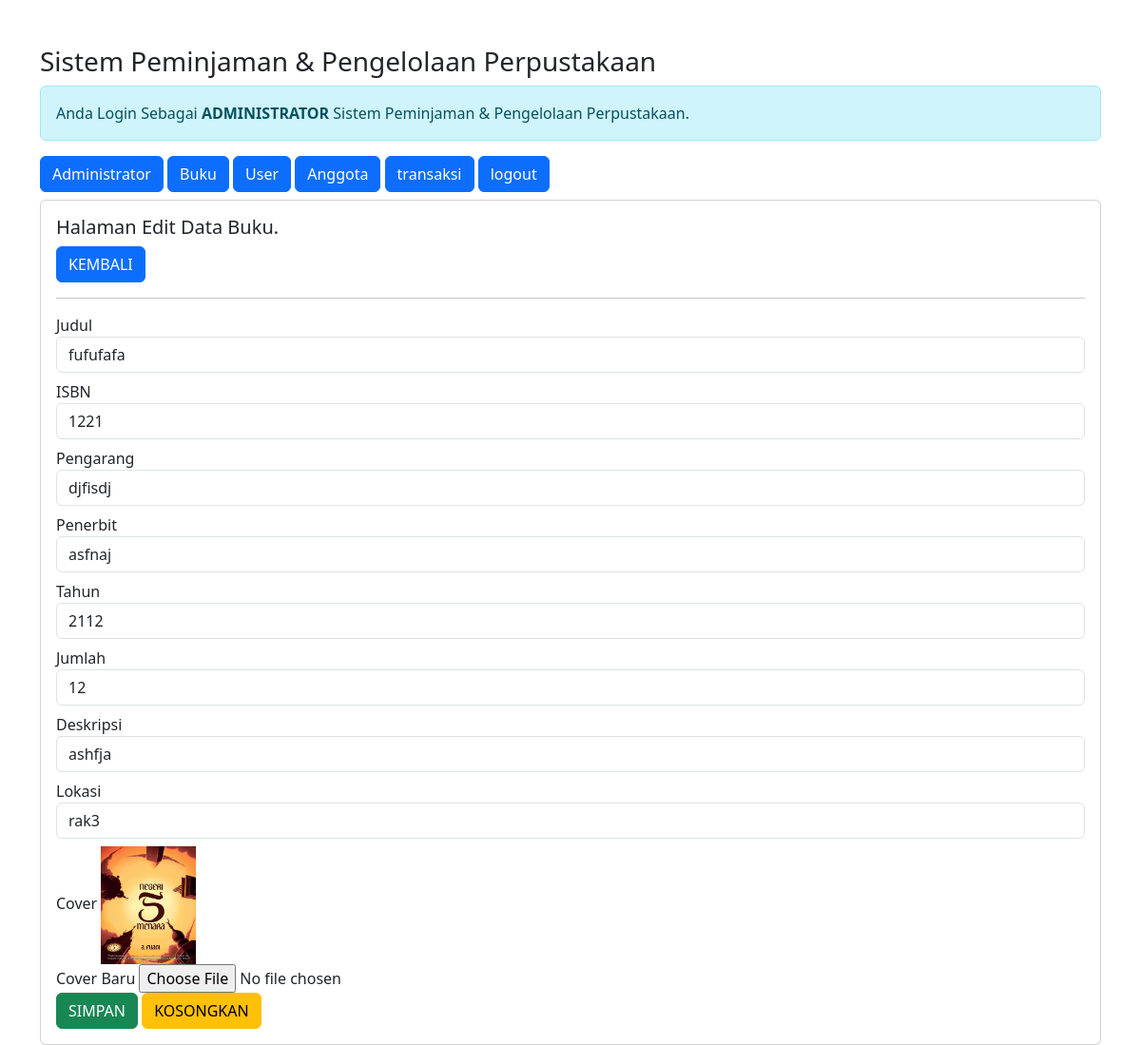
The app's page /admin/admin.php?url=edit-buku&id_buku=26 (signed in) with its own data.
### tables this page shows
CREATE TABLE `buku` (
  `id_buku` int(10) NOT NULL,
  `judul` varchar(255) NOT NULL,
  `isbn` varchar(25) NOT NULL,
  `pengarang` varchar(255) NOT NULL,
  `penerbit` varchar(255) NOT NULL,
  `tahun_terbit` int(11) NOT NULL,
  `jumlah_buku` int(11) NOT NULL,
  `deskripsi` text NOT NULL,
  `lokasi` enum('rak1','rak2','rak3') NOT NULL,
  `cover` varchar(255) NOT NULL
);

### admin/edit-buku.php (the view, shortened to what this page needs)
<?php
$id_buku = $_GET['id_buku'];
include '../koneksi.php';
$sql = "SELECT*FROM buku WHERE id_buku='$id_buku'";
$query = mysqli_query($koneksi, $sql);
$data = mysqli_fetch_array($query);
?>
<h5>Halaman Edit Data Buku.</h5>
<a href="?url=buku" class="btn btn-primary"> KEMBALI </a>
<hr>
<form method="post" action="?url=proses-edit-buku&id_buku=<?= $id_buku; ?>" enctype="multipart/form-data">
    <div class="form-group mb-2">
        <label>Judul</label>
        <input value="<?= $data['judul'] ?>" type="text" name="judul" class="form-control" required>
    </div>
    <div class="form-group mb-2">
        <label>ISBN</label>
        <input value="<?= $data['isbn'] ?>" type="number" name="isbn" maxlength="13" class="form-control" required>
    </div>
    <div class="form-group mb-2">
        <label>Pengarang</label>
        <input value="<?= $data['pengarang'] ?>" type="text" name="pengarang" class="form-control" required>
    </div>
    <div class="form-group mb-2">
        <label>Penerbit</label>
        <input value="<?= $data['penerbit'] ?>" type="text" name="penerbit" class="form-control" required>
    </div>
    <div class="form-group mb-2">
        <label>Tahun</label>
        <input value="<?= $data['tahun_terbit'] ?>" type="number" name="tahun_terbit" class="form-control" required>
    </div>
    <div class="form-group mb-2">
        <label>Jumlah</label>
        <input value="<?= $data['jumlah_buku'] ?>" type="number" name="jumlah_buku" class="form-control" required>
    </div>
    <div class="form-group mb-2">
        <label>Deskripsi</label>
        <input value="<?= $data['deskripsi'] ?>" type="text" name="deskripsi" class="form-control" required>
    </div>
    <div class="form-group mb-2">
        <label>Lokasi</label>
        <select name="lokasi" class="form-control" required>
            <option value="<?= $data['lokasi']?>"> <?= $data['lokasi']?></option>
        </select>
    </div>
    <div>
        <label>Cover</label>
        <img src="../img/<?= $data['cover'] ?>" alt="Gambar Cover" width="100px" required>
    </div>
    <div>
        <label>Cover Baru</label>
        <input type="file" name="cover" accept="image/*">
    </div>
    <div class="form-group">
        <button type="submit" class="btn btn-success" name="edit"> SIMPAN </button>
        <button type="reset" class="btn btn-warning"> KOSONGKAN </button>
    </div>
</form>

### records on screen
buku: judul "fufufafa", isbn "1221", pengarang "djfisdj", penerbit "asfnaj", tahun_terbit "2112", jumlah_buku "12", deskripsi "ashfja", lokasi "rak3", cover (picture)
